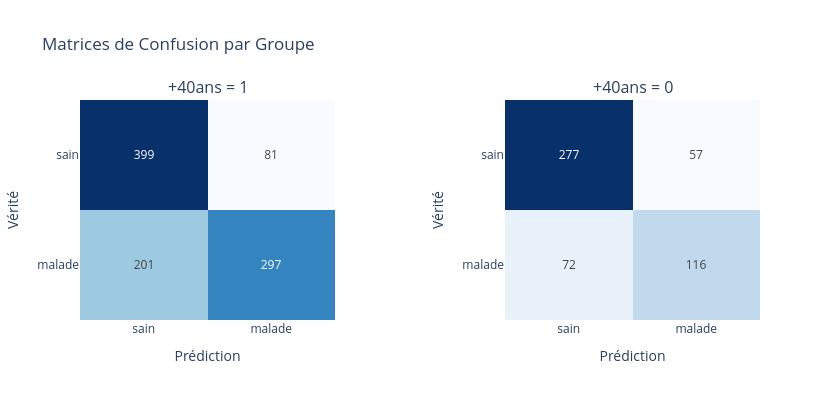

Source (notebook cell):
### Code cell
plot_confusion_matrices_side_by_side(
    df=rw_pred,
    group_column='+40ans',
    labels=["sain", "malade"],
)
# plot_confusion_matrix_by_group(rw_pred["labels"], rw_pred["preds"], rw_pred, group_columns=["+40ans"], labels=[0, 1])

### Figure 1 — Plotly figure (JSON) as saved in the notebook; plotly's stock layout.template omitted (floating-point values rounded to 4 significant figures)
{"data": [{"colorscale": [[0, "rgb(247,251,255)"], [0.125, "rgb(222,235,247)"], [0.25, "rgb(198,219,239)"], [0.375, "rgb(158,202,225)"], [0.5, "rgb(107,174,214)"], [0.625, "rgb(66,146,198)"], [0.75, "rgb(33,113,181)"], [0.875, "rgb(8,81,156)"], [1, "rgb(8,48,107)"]], "hoverinfo": "z", "showscale": false, "text": [["399", "81"], ["201", "297"]], "texttemplate": "%{text}", "type": "heatmap", "x": ["sain", "malade"], "xaxis": "x", "y": ["sain", "malade"], "yaxis": "y", "z": [[399, 81], [201, 297]], "zmin": 0}, {"colorscale": [[0, "rgb(247,251,255)"], [0.125, "rgb(222,235,247)"], [0.25, "rgb(198,219,239)"], [0.375, "rgb(158,202,225)"], [0.5, "rgb(107,174,214)"], [0.625, "rgb(66,146,198)"], [0.75, "rgb(33,113,181)"], [0.875, "rgb(8,81,156)"], [1, "rgb(8,48,107)"]], "hoverinfo": "z", "showscale": false, "text": [["277", "57"], ["72", "116"]], "texttemplate": "%{text}", "type": "heatmap", "x": ["sain", "malade"], "xaxis": "x2", "y": ["sain", "malade"], "yaxis": "y2", "z": [[277, 57], [72, 116]], "zmin": 0}], "layout": {"annotations": [{"font": {"size": 16}, "showarrow": false, "text": "+40ans = 1", "x": 0.1875, "xanchor": "center", "xref": "paper", "y": 1, "yanchor": "bottom", "yref": "paper"}, {"font": {"size": 16}, "showarrow": false, "text": "+40ans = 0", "x": 0.8125, "xanchor": "center", "xref": "paper", "y": 1, "yanchor": "bottom", "yref": "paper"}], "height": 400, "title": {"text": "Matrices de Confusion par Groupe"}, "width": 840, "xaxis": {"anchor": "y", "domain": [0, 0.375], "title": {"text": "Prédiction"}}, "xaxis2": {"anchor": "y2", "domain": [0.625, 1], "title": {"text": "Prédiction"}}, "yaxis": {"anchor": "x", "autorange": "reversed", "domain": [0, 1], "title": {"text": "Vérité"}}, "yaxis2": {"anchor": "x2", "autorange": "reversed", "domain": [0, 1], "title": {"text": "Vérité"}}}}
